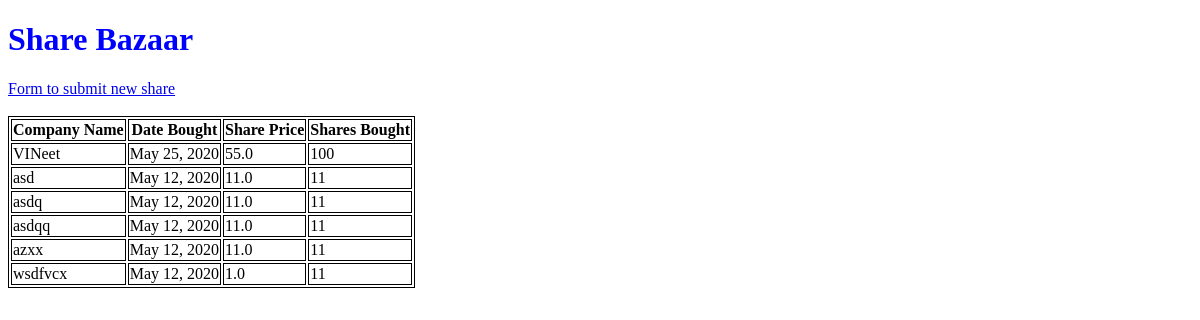
Before: / with the older database file.
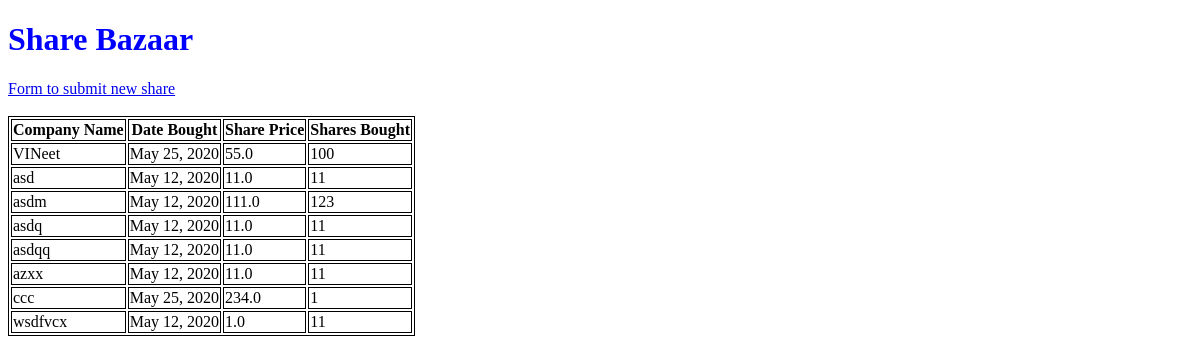
After: the same page with the newer database file.
### first_app/models.py (models this page shows, shortened)
class ShareDetails(models.Model):
    company_name = models.CharField(max_length=16 ,unique=True)
    date_bought = models.DateField()
    shares_bought = models.IntegerField()
    share_price = models.FloatField()

### first_app/views.py (the view)
# urls.py: url(r'^$', views.index, name='index'),
def index(request):
    web_page = ShareDetails.objects.order_by('company_name')
    topic_dict = {'topic': web_page}
    return render(request, 'first_app/index.html', context=topic_dict)

### templates/first_app/index.html (shortened to what this page needs)
<!DOCTYPE html>
{% load staticfiles %}
<html>
    <head>
        <link rel="stylesheet" href="{% static "css/style.css" %}"/>
    </head>
    <body>
        <h1>Share Bazaar</h1>
        <a href="http://localhost:8000/form/">Form to submit new share</a>
        <br><br>
        <div class "container">
            {% if topic %}
            <table>
                <thead>
                    <th>Company Name</th>
                    <th>Date Bought</th>
                    <th>Share Price</th>
                    <th>Shares Bought</th>
                </thead>
                {% for acc in topic %}
                <tr>
                    <td>{{ acc.company_name}}</td>
                    <td>{{ acc.date_bought }}</td>
                    <td>{{ acc.share_price }}</td>
                    <td>{{ acc.shares_bought }}</td>
                </tr>
                {% endfor %}
            </table>
            {% else %}
            <p>No Records Found!</p>
            {% endif %}
        </div>
    </body>
</html>

Changed rows visible on the page:
added ShareDetails: company_name "asdm", date_bought "May 12, 2020", share_price "111.0", shares_bought "123"
added ShareDetails: company_name "ccc", date_bought "May 25, 2020", share_price "234.0", shares_bought "1"
